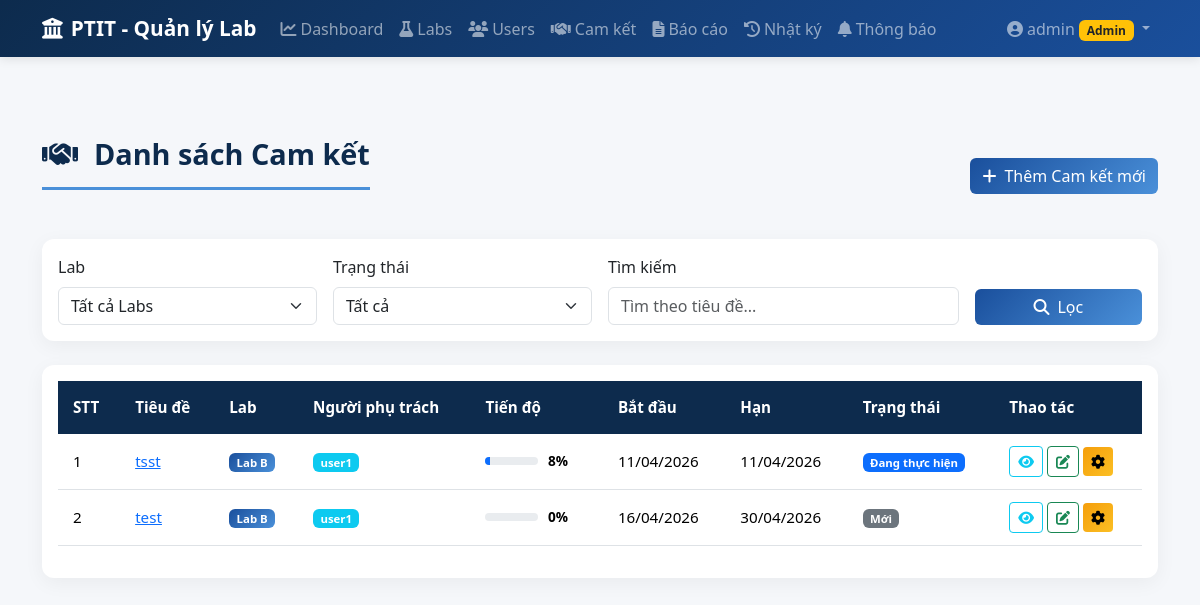
/commitments?lab_id=2 (signed in), run on the app's committed database.
### models.py (models this page shows, shortened)
class User(UserMixin, db.Model):
    __tablename__ = 'users'
    id = db.Column(db.Integer, primary_key=True)
    username = db.Column(db.String(50), unique=True, nullable=False)
    password_hash = db.Column(db.String(200), nullable=False)
    role = db.Column(db.String(20), nullable=False)  # 'admin' or 'lab'
    lab_id = db.Column(db.Integer, db.ForeignKey('labs.id', ondelete='SET NULL'), nullable=True)
    def is_admin(self):
        return self.role == 'admin'

class Commitment(db.Model):
    __tablename__ = 'commitments'
    id = db.Column(db.Integer, primary_key=True)
    title = db.Column(db.String(200), nullable=False)
    description = db.Column(db.Text)
    lab_id = db.Column(db.Integer, db.ForeignKey('labs.id'), nullable=False)
    assigned_to = db.Column(db.Integer, db.ForeignKey('users.id'), nullable=True)  # User được giao
    start_date = db.Column(db.Date, nullable=False)
    deadline = db.Column(db.Date, nullable=False)
    progress = db.Column(db.Integer, default=0)  # 0-100
    status = db.Column(db.String(20), default='Mới')  # Mới, Đang thực hiện, Hoàn thành, Quá hạn
    created_by = db.Column(db.Integer, db.ForeignKey('users.id'))
    created_at = db.Column(db.DateTime, default=datetime.utcnow)
    updated_at = db.Column(db.DateTime, default=datetime.utcnow, onupdate=datetime.utcnow)
    creator = db.relationship('User', foreign_keys=[created_by], backref='commitments_created')
    assignee = db.relationship('User', foreign_keys=[assigned_to], backref='tasks_assigned')
    progress_updates = db.relationship('ProgressUpdate', backref='commitment', lazy=True, cascade='all, delete-orphan')

class Lab(db.Model):
    __tablename__ = 'labs'
    id = db.Column(db.Integer, primary_key=True)
    name = db.Column(db.String(100), nullable=False)
    description = db.Column(db.Text)
    manager_name = db.Column(db.String(100))
    email = db.Column(db.String(100))
    created_at = db.Column(db.DateTime, default=datetime.utcnow)
    users = db.relationship('User', backref='lab', lazy=True)
    commitments = db.relationship('Commitment', backref='lab', lazy=True, cascade='all, delete-orphan')

### app.py (the view)
@app.route('/commitments')
@login_required
def commitments_list():
    query = Commitment.query
    if not current_user.is_admin():
        query = query.filter_by(lab_id=current_user.lab_id)
    lab_filter = request.args.get('lab_id')
    status_filter = request.args.get('status')
    search = request.args.get('search')
    if lab_filter:
        query = query.filter_by(lab_id=int(lab_filter))
    if status_filter:
        query = query.filter_by(status=status_filter)
    if search:
        query = query.filter(Commitment.title.contains(search))
    commitments = query.order_by(Commitment.deadline.asc()).all()
    labs = Lab.query.all()
    return render_template('commitments/list.html', commitments=commitments, labs=labs)

### app.py (called while the page is built)
@login_manager.user_loader
def load_user(user_id):
    return User.query.get(int(user_id))

@app.before_request
def csrf_protect():
    if request.method in ('POST', 'PUT', 'DELETE'):
        if request.endpoint == 'login':
            return
        token = request.form.get('_csrf_token') or request.headers.get('X-CSRF-Token')
        if not validate_csrf_token(token):
            flash('Yêu cầu không hợp lệ (CSRF token không đúng). Vui lòng thử lại.', 'danger')
            return redirect(request.referrer or url_for('dashboard'))

### templates/commitments/list.html (shortened to what this page needs)
{% extends "base.html" %}
{% block content %}
<div class="d-flex justify-content-between align-items-center mb-4">
    <h1 class="page-title">
        <i class="fas fa-handshake me-3"></i>Danh sách Cam kết
    </h1>
    {% if current_user.is_admin() %}
    <a href="{{ url_for('commitments_create') }}" class="btn btn-primary">
        <i class="fas fa-plus me-2"></i>Thêm Cam kết mới
    </a>
    {% endif %}
</div>
<div class="card mb-4">
    <div class="card-body">
        <form method="GET" class="row g-3">
            {% if current_user.is_admin() %}
            <div class="col-md-3">
                <label for="lab_id" class="form-label">Lab</label>
                <select class="form-select" id="lab_id" name="lab_id">
                    <option value="">Tất cả Labs</option>
                </select>
            </div>
            {% endif %}
            <div class="col-md-3">
                <label for="status" class="form-label">Trạng thái</label>
                <select class="form-select" id="status" name="status">
                    <option value="">Tất cả</option>
                </select>
            </div>
            <div class="col-md-4">
                <label for="search" class="form-label">Tìm kiếm</label>
                <input type="text" class="form-control" id="search" name="search"
                       placeholder="Tìm theo tiêu đề...">
            </div>
            <div class="col-md-2 d-flex align-items-end">
                <button type="submit" class="btn btn-primary w-100">
                    <i class="fas fa-search me-2"></i>Lọc
                </button>
            </div>
        </form>
    </div>
</div>
<div class="card">
    <div class="card-body">
        <div class="table-responsive">
            <table class="table table-hover">
                <thead>
                    <tr>
                        <th>STT</th>
                        <th>Tiêu đề</th>
                        {% if current_user.is_admin() %}
                        <th>Lab</th>
                        <th>Người phụ trách</th>
                        {% endif %}
                        <th>Tiến độ</th>
                        <th>Bắt đầu</th>
                        <th>Hạn</th>
                        <th>Trạng thái</th>
                        <th>Thao tác</th>
                    </tr>
                </thead>
                <tbody>
                    {% for commit in commitments %}
                    <tr>
                        <td>{{ loop.index }}</td>
                        <td>
                            <a href="{{ url_for('commitments_detail', commitment_id=commit.id) }}">
                                {{ commit.title }}
                            </a>
                        </td>
                        {% if current_user.is_admin() %}
                        <td>
                            <span class="badge bg-lab">{{ commit.lab.name }}</span>
                        </td>
                        <td>
                            {% if commit.assignee %}
                            <span class="badge bg-info">{{ commit.assignee.username }}</span>
                            {% else %}
                            <span class="text-muted">-</span>
                            {% endif %}
                        </td>
                        {% endif %}
                        <td style="min-width: 120px;">
                            <div class="progress-wrapper">
                                <div class="progress">
                                    <div class="progress-bar bg-{{ 'success' if commit.progress >= 100 else 'primary' }}"
                                         style="width: {{ commit.progress }}%">
                                    </div>
                                </div>
                                <span class="progress-text">{{ commit.progress }}%</span>
                            </div>
                        </td>
                        <td>{{ commit.start_date.strftime('%d/%m/%Y') }}</td>
                        <td>{{ commit.deadline.strftime('%d/%m/%Y') }}</td>
                        <td>
                            {% if commit.status == 'Hoàn thành' %}
                            <span class="badge bg-success">{{ commit.status }}</span>
                            {% elif commit.status == 'Quá hạn' %}
                            <span class="badge bg-danger">{{ commit.status }}</span>
                            {% elif commit.status == 'Đang thực hiện' %}
                            <span class="badge bg-primary">{{ commit.status }}</span>
                            {% else %}
                            <span class="badge bg-secondary">{{ commit.status }}</span>
                            {% endif %}
                        </td>
                        <td>
                            <a href="{{ url_for('commitments_detail', commitment_id=commit.id) }}"
                               class="btn btn-sm btn-outline-info">
                                <i class="fas fa-eye"></i>
                            </a>
                            <a href="{{ url_for('progress_update', commitment_id=commit.id) }}"
                               class="btn btn-sm btn-outline-success">
                                <i class="fas fa-edit"></i>
                            </a>
                            {% if current_user.is_admin() %}
                            <a href="{{ url_for('commitments_edit', commitment_id=commit.id) }}"
                               class="btn btn-sm btn-warning">
                                <i class="fas fa-cog"></i>
                            </a>
                            {% endif %}
                        </td>
                    </tr>
                    {% endfor %}
                </tbody>
            </table>
        </div>
    </div>
</div>
{% endblock %}

### templates/base.html (shortened to what this page needs)
<!DOCTYPE html>
<html lang="vi">
<head>
    <link href="https://cdn.jsdelivr.net/npm/bootstrap@5.3.2/dist/css/bootstrap.min.css" rel="stylesheet">
    <link href="https://cdnjs.cloudflare.com/ajax/libs/font-awesome/6.5.1/css/all.min.css" rel="stylesheet">
    <link href="https://cdn.jsdelivr.net/npm/bootstrap-icons@1.11.2/font/bootstrap-icons.css" rel="stylesheet">
    <link href="{{ url_for('static', filename='css/style.css') }}" rel="stylesheet">
</head>
<body>
    {% if current_user.is_authenticated %}
    <nav class="navbar navbar-expand-lg navbar-dark bg-ptit">
        <div class="container">
            <a class="navbar-brand" href="{{ url_for('dashboard') }}">
                <i class="fas fa-university me-2"></i>PTIT - Quản lý Lab
            </a>
            <div class="collapse navbar-collapse" id="navbarNav">
                <ul class="navbar-nav me-auto">
                    <li class="nav-item">
                        <a class="nav-link" href="{{ url_for('dashboard') }}">
                            <i class="fas fa-chart-line me-1"></i>Dashboard
                        </a>
                    </li>
                    {% if current_user.is_admin() %}
                    <li class="nav-item">
                        <a class="nav-link" href="{{ url_for('labs_list') }}">
                            <i class="fas fa-flask me-1"></i>Labs
                        </a>
                    </li>
                    <li class="nav-item">
                        <a class="nav-link" href="{{ url_for('users_list') }}">
                            <i class="fas fa-users me-1"></i>Users
                        </a>
                    </li>
                    {% endif %}
                    <li class="nav-item">
                        <a class="nav-link" href="{{ url_for('commitments_list') }}">
                            <i class="fas fa-handshake me-1"></i>Cam kết
                        </a>
                    </li>
                    {% if current_user.is_admin() %}
                    <li class="nav-item">
                        <a class="nav-link" href="{{ url_for('reports') }}">
                            <i class="fas fa-file-alt me-1"></i>Báo cáo
                        </a>
                    </li>
                    <li class="nav-item">
                        <a class="nav-link" href="{{ url_for('activity_logs') }}">
                            <i class="fas fa-history me-1"></i>Nhật ký
                        </a>
                    </li>
                    {% endif %}
                    <li class="nav-item">
                        <a class="nav-link position-relative" href="{{ url_for('notifications') }}">
                            <i class="fas fa-bell me-1"></i>Thông báo
                        </a>
                    </li>
                </ul>
                <ul class="navbar-nav">
                    <li class="nav-item dropdown">
                        <a class="nav-link dropdown-toggle" href="#" data-bs-toggle="dropdown">
                            <i class="fas fa-user-circle me-1"></i>{{ current_user.username }}
                            {% if current_user.is_admin() %}
                            <span class="badge bg-warning text-dark">Admin</span>
                            {% else %}
                            <span class="badge bg-info">Lab</span>
                            {% endif %}
                        </a>
                    </li>
                </ul>
            </div>
        </div>
    </nav>
    {% endif %}
    <main class="{% if current_user.is_authenticated %}main-content{% endif %}">
        <div class="container">
            {% block content %}{% endblock %}
        </div>
    </main>
</body>
</html>

### static/css/style.css (style rules this page uses)
:root { --ptit-blue: #1a4f9c; --ptit-light-blue: #4a90d9; --ptit-dark: #0d2b4d; }
body { background-color: #f5f7fa; font-family: 'Segoe UI', Tahoma, Geneva, Verdana, sans-serif; min-height: 100vh; }
.main-content { padding-top: 80px; padding-bottom: 40px; }
.navbar.bg-ptit { background: linear-gradient(135deg, var(--ptit-dark) 0%, var(--ptit-blue) 100%); box-shadow: 0 2px 10px rgba(0,0,0,0.1); }
.navbar-brand { font-weight: 700; font-size: 1.3rem; }
.nav-link { font-weight: 500; transition: all 0.3s; }
.page-title { font-size: 1.8rem; font-weight: 700; color: var(--ptit-dark); margin-bottom: 25px; padding-bottom: 15px; border-bottom: 3px solid var(--ptit-light-blue); }
.table { font-size: 0.95rem; }
.table thead th { background-color: var(--ptit-dark); color: white; font-weight: 600; border: none; padding: 15px; }
.table tbody td { vertical-align: middle; padding: 12px 15px; }
.progress-wrapper { display: flex; align-items: center; gap: 10px; }
.progress-wrapper .progress { flex: 1; height: 8px; border-radius: 4px; }
.progress-wrapper .progress-text { font-size: 0.85rem; font-weight: 600; min-width: 40px; }
.badge.bg-lab { background: linear-gradient(135deg, var(--ptit-blue), var(--ptit-light-blue)) !important; }
.card { border: none; border-radius: 12px; box-shadow: 0 5px 20px rgba(0,0,0,0.05); }
.btn-primary { background: linear-gradient(135deg, var(--ptit-blue), var(--ptit-light-blue)); border: none; }
.btn-warning { background: linear-gradient(135deg, #f59e0b, #fbbf24); border: none; }

### data on the page
User: username "admin"
Commitment: title "tsst", lab.name "Lab B", assignee.username "user1", progress "8", start_date "11/04/2026", deadline "11/04/2026", status "Đang thực hiện"
Commitment: title "test", lab.name "Lab B", assignee.username "user1", progress "0", start_date "16/04/2026", deadline "30/04/2026", status "Mới"
